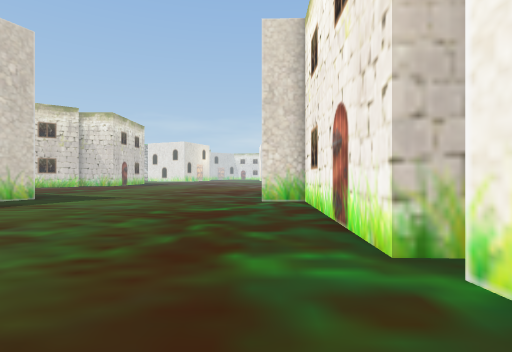
view 1 (above)

20 first-person views from a walk through a scene from a Unity 3-D project. The camera is 1.5 m above the floor, looks level and sees 80° across. The floor is counted in squares, 1.8 m on a side. Each view is taken from the middle of a square. On the plan, view 1 faces up. The plan holds only what a view shows up to about 11 squares ahead; the rest is blank. The place goes on beyond the plan. The player is left out.

view 2
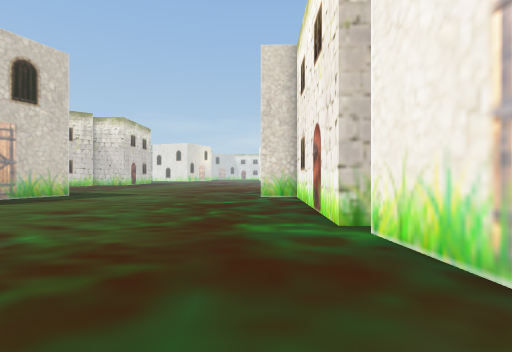

view 3
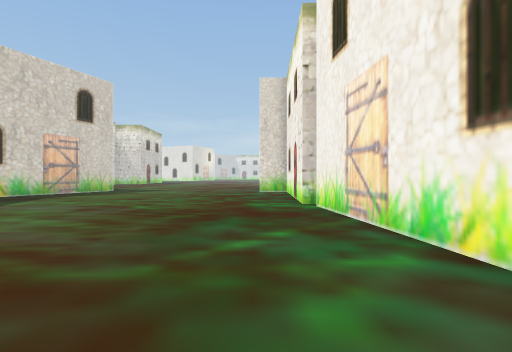

view 4
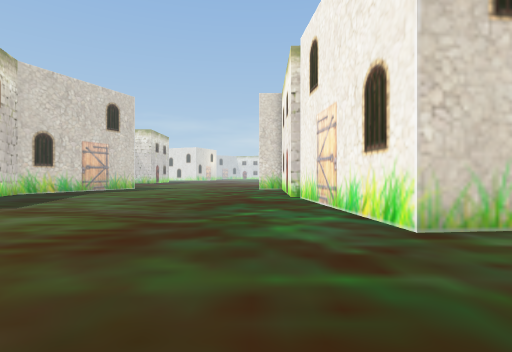

view 5
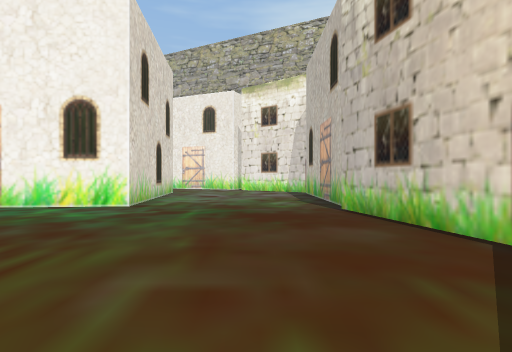

view 6
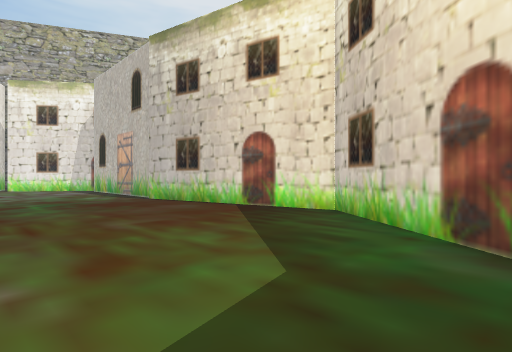

view 7
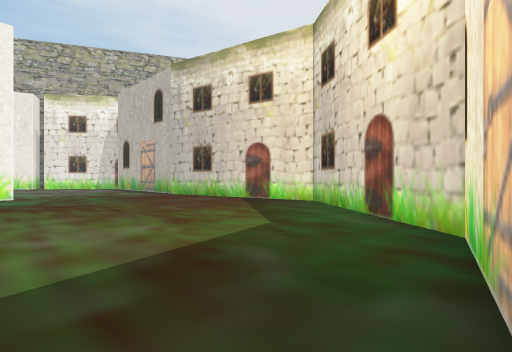

view 8
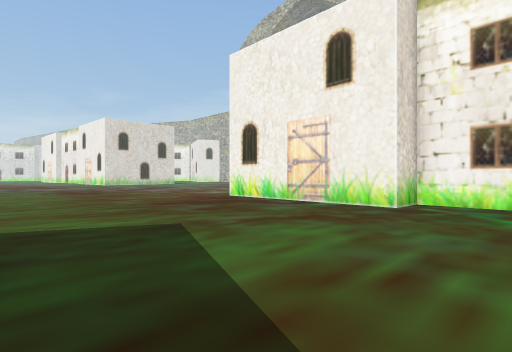

view 9
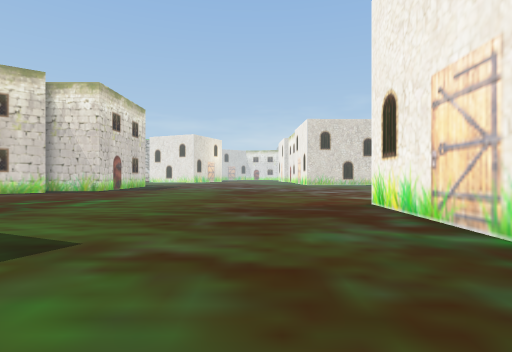

view 10
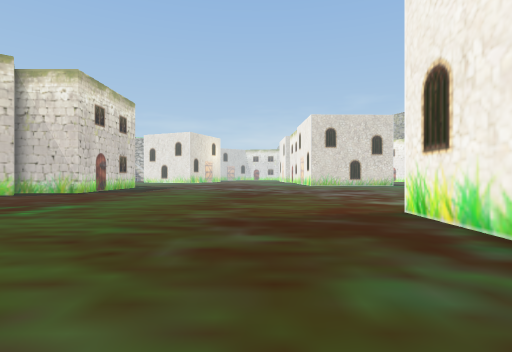

view 11
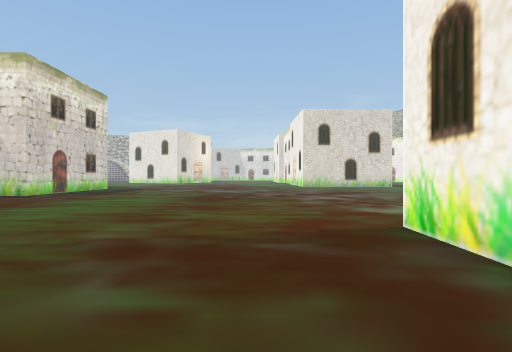

view 12
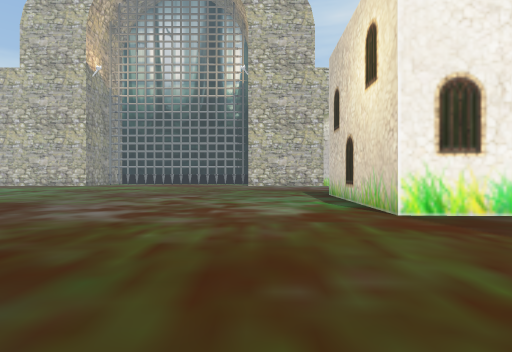

view 13
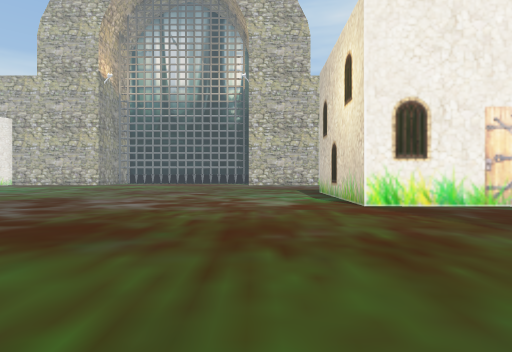

view 14
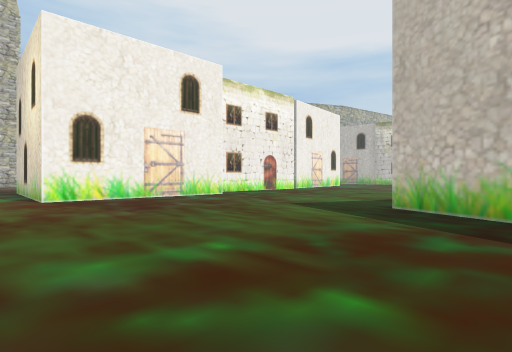

view 15
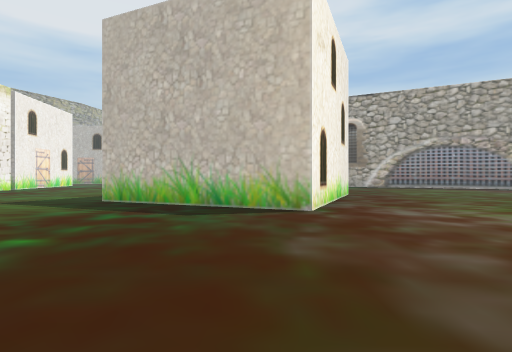

view 16
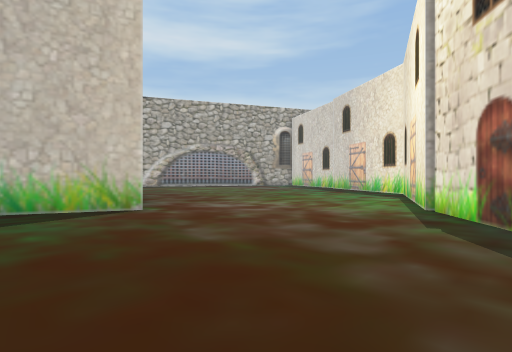

view 17
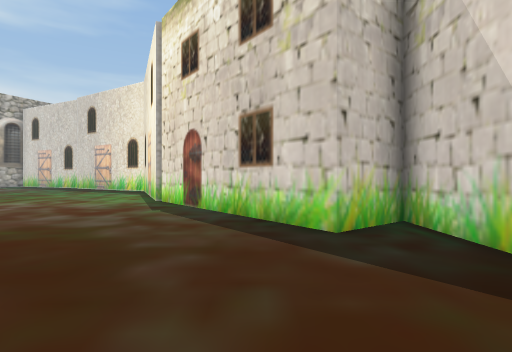

view 18
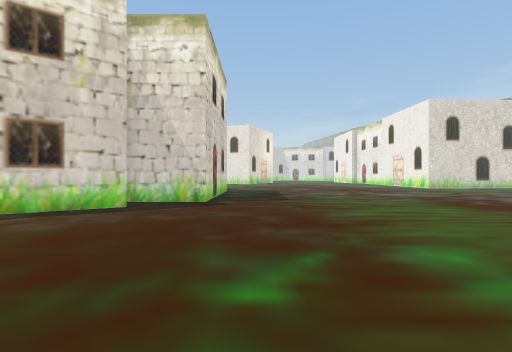

view 19
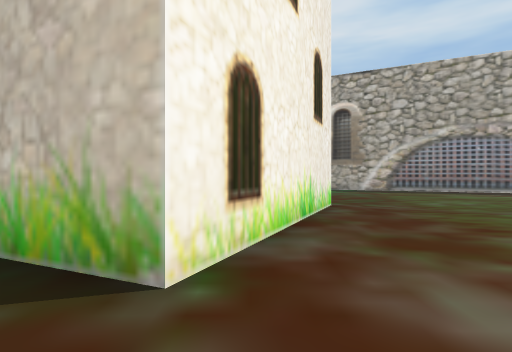

view 20
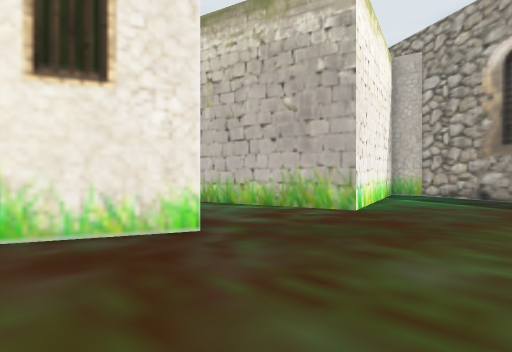

### Floor plan
Key: @ floor where view 1 was taken; # wall or solid block; . floor; H house.
Columns run from 21 left of view 1 to 5 right of it. Each row starts with its distance up from view 1.
 26          H.................
 25       HHHH.................
 24        H...................
 23       HH...................
 22      HH....................
 21     HH.....................
 20    H.......................
 19  HH........................
 18 H..........................
 17 ......................HHHHH
 16 ......................H
 15 ......................H
 14  .....................H
 13  ......HHH............H
 12  .....H   HH.........H
 11 ......H     HH.......H
 10 .....H      H........HHH
  9 .....H      H..........H
  8 ....HH       ..........H
  7 ....H        ..........H
  6 .......       .........H
  5 ........     ..........H
  4  ......HH    ..........H
  3  ...HHH       .........H
  2  ...H        ..........H
  1  ...H        ..........H
  0  ....H        .......@.H
 -1  ....H        .........H
 -2  ....          ........H
 -3  ##.      . ...........H
 -4            .............HHH
 -5           H................
 -6           H................
 -7           H................
 -8            H...............
 -9             H..............
-10              HH........ ...
-11               HH..HHHHH HHH

Positions as (right, up) in squares from view 1, and headings:
1: (0, 0), facing up
2: (0, -2), facing up
3: (0, -6), facing up
4: (0, -9), facing up
5: (-6, -8), facing right
6: (-9, -5), facing down-right
7: (-11, -3), facing down-right
8: (-8, 7), facing up-right
9: (-3, 8), facing up
10: (-3, 10), facing up
11: (-2, 12), facing up
12: (-6, 20), facing right
13: (-8, 20), facing right
14: (-11, 19), facing down-right
15: (-13, 21), facing down
16: (-11, 21), facing down-left
17: (-9, 22), facing left
18: (-10, 15), facing up
19: (-15, 16), facing down
20: (-21, 10), facing down-right
